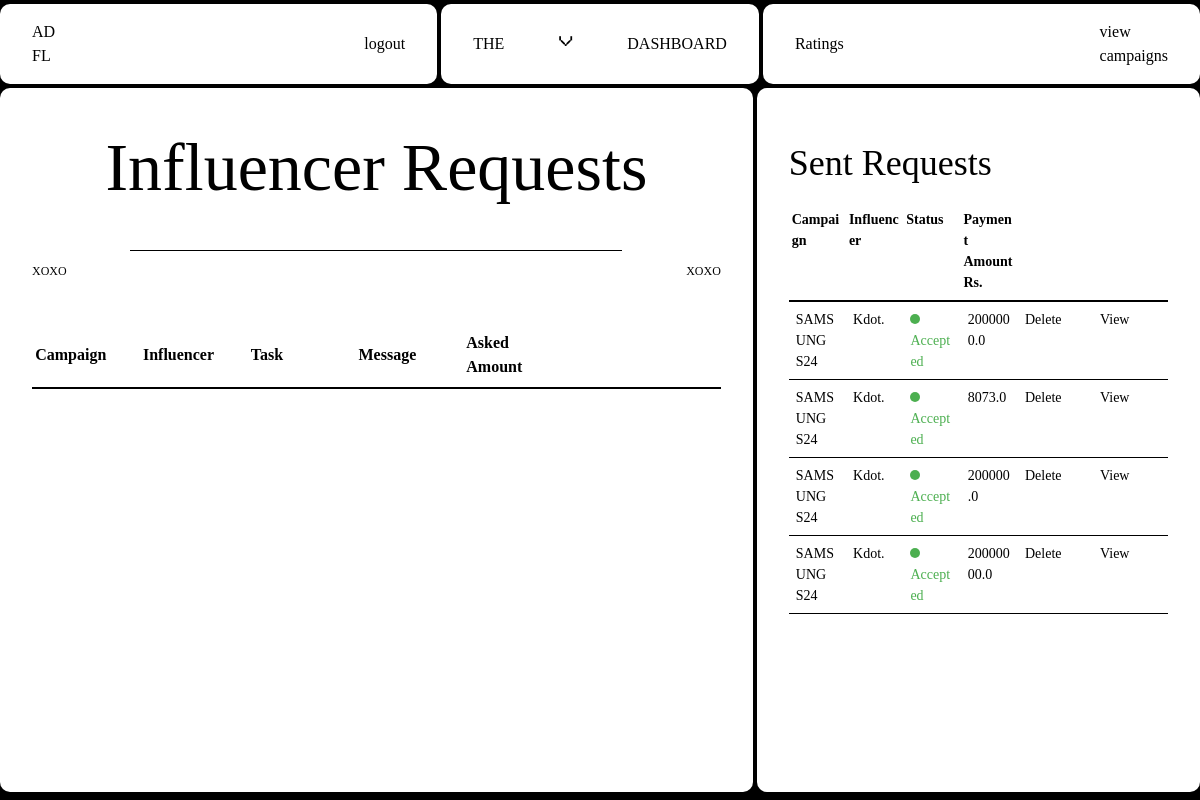
/sponsor/dashboard (signed in), run on an earlier commit of the app's database.
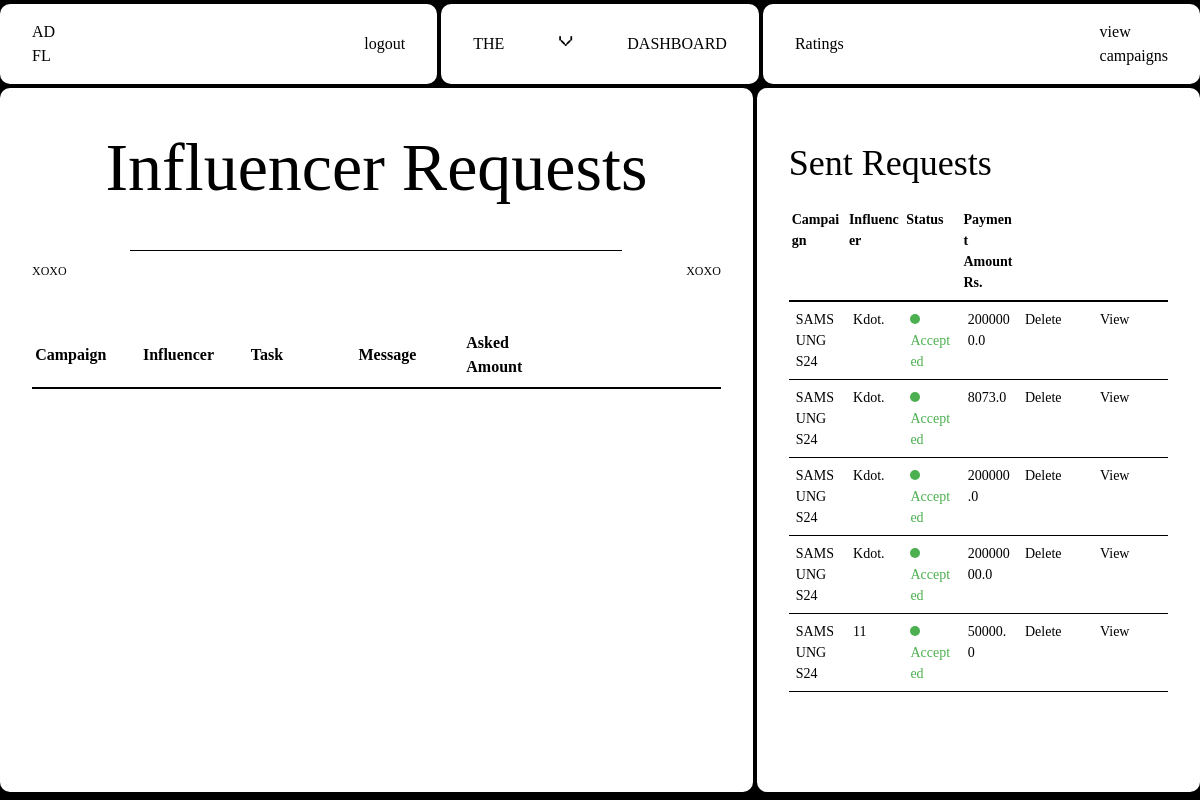
And on a later commit of the database.
### website/models.py (models this page shows)
class Influencer(db.Model, UserMixin):
    __tablename__ = 'influencer'
    id = db.Column(db.Integer, primary_key=True)
    name = db.Column(db.String(150), nullable=False)
    email = db.Column(db.String(150), nullable=False)
    profile_picture = db.Column(db.String(100), nullable=False)
    niche = db.Column(db.String(100), nullable=False)
    reach = db.Column(db.Integer, nullable=False)
    user_id = Column(Integer, ForeignKey('user.id'), nullable=False)
    platform= db.Column(db.String(100), nullable=False)
    bank_account_balance = db.Column(db.Float, default=0.0)

class Campaign(db.Model):
    id = db.Column(db.Integer, primary_key=True)
    name = db.Column(db.String(140), nullable=False)
    description = db.Column(db.Text, nullable=False)
    start_date = db.Column(db.DateTime, nullable=False, default=datetime.utcnow)
    end_date = db.Column(db.DateTime, nullable=False)
    budget = db.Column(db.Integer , nullable=False)
    visibility = db.Column(db.String(10), nullable=False)  # 'public' or 'private'
    goals = db.Column(db.Text, nullable=False)
    niche= db.Column(db.String(100), nullable=False)
    status= db.Column(db.String(100), nullable=False,default='Incomplete')
    user_id = db.Column(db.Integer, db.ForeignKey('user.id'), nullable=False)
    ad_requests = db.relationship('AdRequest', backref='campaign', lazy=True)

class AdRequest(db.Model):
    id = db.Column(db.Integer, primary_key=True)
    campaign_id = db.Column(db.Integer, db.ForeignKey('campaign.id'), nullable=False)
    influencer_id = db.Column(db.Integer, db.ForeignKey('influencer.id'))
    messages = db.Column(db.Text)
    requirements = db.Column(db.Text, nullable=False)
    payment_amount = db.Column(db.Float, nullable=False)
    status = db.Column(db.String(20), nullable=False, default='Pending')
    completed = db.Column(db.Boolean, default=False)
    completion_confirmed = db.Column(db.Boolean, default=False)
    payment_done=db.Column(db.Boolean, default=False)
    rating_done=db.Column(db.Boolean, default=False)

### website/sponsor.py (the view)
@sponsor.route('/dashboard', methods=['GET', 'POST'])
@role_required('Sponsor')
@login_required
def dashboard():
    active_campaigns = Campaign.query.filter_by(user_id=current_user.id).all()
    campaign_requests = campaignRequest.query.join(Campaign).filter(Campaign.user_id == current_user.id).all()
    campaign_requests_with_details = []
    for campaign_request in campaign_requests:
        campaign=Campaign.query.get(campaign_request.campaign_id)
        campaign_name=campaign.name
        influencer=Influencer.query.get(campaign_request.influencer_id)
        if influencer:
            influencer_name=influencer.name
            campaign_requests_with_details.append({
                'campaign_name':campaign_name,
                'campaign_request': campaign_request,
                'influencer_name':influencer_name})
        else:
            flash('Influencer not found', category='error')
    sent_requests = AdRequest.query.join(Campaign).filter(Campaign.user_id == current_user.id).all()
    sent_requests_with_details = []
    for sent_request in sent_requests:
        influencer=Influencer.query.get(sent_request.influencer_id)
        influencer_name = influencer.name
        sent_requests_with_details.append({
            'ad_request': sent_request,
            'influencer_name': influencer_name
        })
    return render_template('Sponsor/dashboard.html', user=current_user, active_campaigns=active_campaigns, campaign_requests=campaign_requests_with_details, sent_requests=sent_requests_with_details)

### website/auth.py (called while the page is built)
def role_required(role):
    def decorator(f):
        @wraps(f)
        def decorated_function(*args, **kwargs):
            if current_user.role != role:
                abort(403)
            return f(*args, **kwargs)
        return decorated_function
    return decorator

### website/templates/Sponsor/dashboard.html (shortened to what this page needs)
{% extends "base.html" %} {% block head %}
<link
  rel="stylesheet"
  href="{{ url_for('static', filename='src/sponsor_css/sponsor_dashboard.css') }}"
/>
{% endblock %}
{% block content %}
    <div class="container">
      <nav>
        <div class="nav-1">
          <p>
            AD <br />
            FL
          </p>
          <a href="{{ url_for('views.logout') }}" class="view">logout</a>
        </div>
        <div class="nav-2">
          <p class="menu-button">the</p>
          <p class="x">v</p>
          <p class="menu-button">dashboard</p>
        </div>
        <div class="nav-3">
          <a class="view" href="{{ url_for('sponsor.view_ratings') }}">Ratings</a>
          <a href="viewCampaigns" class="view">
            view <br />
            campaigns
          </a>
        </div>
      </nav>
      <div class="content-wrapper">
        <div class="col-1 col">
          <div class="header">
            <h1>Influencer Requests</h1>
          </div>
          <div class="numbers">
            <p>xoxo</p>
            <div class="hr"></div>
            <p>xoxo</p>
          </div>
          <div class="table-wrapper">
            <table class="first-table">
              <thead>
                <tr>
                  <th>Campaign</th>
                  <th>Influencer</th>
                  <th>Task</th>
                  <th>Message</th>
                  <th>Asked Amount</th>
                  <th class="link"></th>
                  <th class="link"></th>
                </tr>
              </thead>
            </table>
          </div>
        </div>
        <div class="col-2 col">
          <h1>Sent Requests</h1>
          <div class="table-wrapper-2">
            <table class="second-table">
              <thead>
                <tr>
                  <th >Campaign</th>
                  <th>Influencer</th>
                  <th>Status</th>
                  <th>Payment Amount Rs.</th>
                  <th class="link"></th>
                  <th class="link"></th>
                </tr>
              </thead>
              <tbody>
                {% for request in sent_requests %}
                <tr>
                  <td>{{ request.ad_request.campaign.name }}</td>
                  <td>{{ request.influencer_name }}</td>
                  <td
                    class="{% if request.ad_request.status == 'Pending' %} status-pending {% elif request.ad_request.status == 'Accepted' %} status-accepted {% elif request.ad_request.status == 'Rejected' %} status-rejected {% endif %}"
                  >
                    {{ request.ad_request.status }}
                  </td>
                  <td>{{ request.ad_request.payment_amount }}</td>
                  <td class="link">
                    <form
                      action="{{ url_for('sponsor.delete_ad_request', ad_request_id=request.ad_request.id) }}"
                      method="POST"
                    >
                      <button
                        type="submit"
                        class="danger"
                        onclick="return confirm('Are you sure you want to delete this ad request?');"
                      >
                        Delete
                      </button>
                    </form>
                  </td>
                  <td class="link">
                    <a
                      href="{{ url_for('sponsor.viewCampaign', campaign_id=request.ad_request.campaign_id) }}"
                      class="view"
                      >View</a
                    >
                  </td>
                </tr>
              </tbody>
              {% endfor %}
            </table>
          </div>
        </div>
      </div>
    </div>
{% endblock %}

### website/templates/base.html (shortened to what this page needs)
<!DOCTYPE html>
<html>
  <head>
    <link
      rel="stylesheet"
      href="{{ url_for('static', filename='css/main.css') }}"
    />
    <link
      rel="stylesheet"
      href="{{ url_for('static', filename='src/input.css') }}"
    />
    {% block head %}{% endblock %}
  </head>
  <body>
    {% block content %} {% endblock %}
  </body>
</html>

### website/static/css/main.css (style rules this page uses)
html, :host { line-height: 1.5; -webkit-text-size-adjust: 100%; -moz-tab-size: 4; -o-tab-size: 4; tab-size: 4; font-family: ui-sans-serif, system-ui, sans-serif, "Apple Color Emoji", "Segoe UI Emoji", "Segoe UI Symbol", "Noto Color Emoji"; font-feature-settings: normal; font-variation-settings: normal; -webkit-tap-highlight-color: transparent; }
body { margin: 0; line-height: inherit; }
h1, h2, h3, h4, h5, h6 { font-size: inherit; font-weight: inherit; }
a { color: inherit; text-decoration: inherit; }
table { text-indent: 0; border-color: inherit; border-collapse: collapse; }
button, input, optgroup, select, textarea { font-family: inherit; font-feature-settings: inherit; font-variation-settings: inherit; font-size: 100%; font-weight: inherit; line-height: inherit; letter-spacing: inherit; color: inherit; margin: 0; padding: 0; }
button, select { text-transform: none; }
button, input:where([type='button']), input:where([type='reset']), input:where([type='submit']) { -webkit-appearance: button; background-color: transparent; background-image: none; }
blockquote, dl, dd, h1, h2, h3, h4, h5, h6, hr, figure, p, pre { margin: 0; }
button, [role="button"] { cursor: pointer; }
.container { width: 100%; }
@media (min-width: 640px) { .container { max-width: 640px; } }
@media (min-width: 768px) { .container { max-width: 768px; } }
@media (min-width: 1024px) { .container { max-width: 1024px; } }
* { margin: 0; padding: 0; }

### website/static/src/input.css (style rules this page uses)
* { margin: 0; padding: 0; }
.container { max-width: 3840px; max-height: 2160px; margin: 0 auto; }

What changed in the data, as far as the page shows it:
now on this page (row edited): Influencer: ad_request.campaign.name "SAMSUNG S24", influencer_name "11", ad_request.status "Accepted", ad_request.payment_amount "50000.0"
